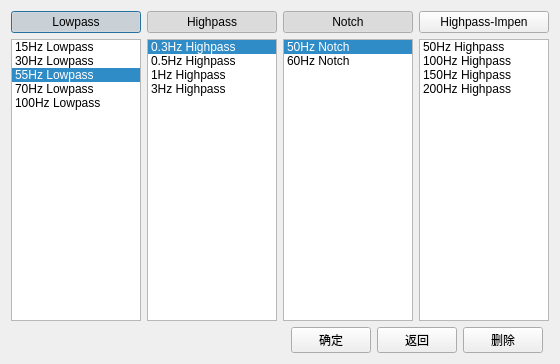
<?xml version="1.0" encoding="UTF-8"?>
<ui version="4.0">
 <class>filtermodule</class>
 <widget class="QDialog" name="filtermodule">
  <property name="geometry">
   <rect>
    <x>0</x>
    <y>0</y>
    <width>560</width>
    <height>364</height>
   </rect>
  </property>
  <property name="windowTitle">
   <string>Dialog</string>
  </property>
  <layout class="QHBoxLayout" name="horizontalLayout">
   <item>
    <layout class="QGridLayout" name="gridLayout">
     <item row="2" column="0" colspan="3">
      <layout class="QHBoxLayout" name="horizontalLayout_2">
       <item>
        <layout class="QGridLayout" name="gridLayout_5">
         <item row="0" column="0">
          <widget class="QPushButton" name="m_btn_lowpass">
           <property name="text">
            <string>Lowpass</string>
           </property>
           <property name="checkable">
            <bool>true</bool>
           </property>
           <property name="checked">
            <bool>true</bool>
           </property>
          </widget>
         </item>
         <item row="1" column="0">
          <widget class="QListWidget" name="m_listWidget_lowpass">
           <property name="currentRow">
            <number>2</number>
           </property>
           <item>
            <property name="text">
             <string>15Hz Lowpass</string>
            </property>
           </item>
           <item>
            <property name="text">
             <string>30Hz Lowpass</string>
            </property>
           </item>
           <item>
            <property name="text">
             <string>55Hz Lowpass</string>
            </property>
           </item>
           <item>
            <property name="text">
             <string>70Hz Lowpass</string>
            </property>
           </item>
           <item>
            <property name="text">
             <string>100Hz Lowpass</string>
            </property>
           </item>
          </widget>
         </item>
        </layout>
       </item>
       <item>
        <layout class="QGridLayout" name="gridLayout_7">
         <item row="1" column="0">
          <widget class="QListWidget" name="m_listWidget_highpass">
           <property name="currentRow">
            <number>0</number>
           </property>
           <item>
            <property name="text">
             <string>0.3Hz Highpass</string>
            </property>
           </item>
           <item>
            <property name="text">
             <string>0.5Hz Highpass</string>
            </property>
           </item>
           <item>
            <property name="text">
             <string>1Hz Highpass</string>
            </property>
           </item>
           <item>
            <property name="text">
             <string>3Hz Highpass</string>
            </property>
           </item>
          </widget>
         </item>
         <item row="0" column="0">
          <widget class="QPushButton" name="m_btn_highpass">
           <property name="text">
            <string>Highpass</string>
           </property>
           <property name="checkable">
            <bool>true</bool>
           </property>
           <property name="checked">
            <bool>true</bool>
           </property>
          </widget>
         </item>
        </layout>
       </item>
       <item>
        <layout class="QGridLayout" name="gridLayout_8">
         <item row="0" column="0">
          <widget class="QPushButton" name="m_btn_notch">
           <property name="text">
            <string>Notch</string>
           </property>
           <property name="checkable">
            <bool>true</bool>
           </property>
           <property name="checked">
            <bool>true</bool>
           </property>
          </widget>
         </item>
         <item row="1" column="0">
          <widget class="QListWidget" name="m_listWidget_notch">
           <property name="currentRow">
            <number>0</number>
           </property>
           <item>
            <property name="text">
             <string>50Hz Notch</string>
            </property>
           </item>
           <item>
            <property name="text">
             <string>60Hz Notch</string>
            </property>
           </item>
          </widget>
         </item>
        </layout>
       </item>
       <item>
        <layout class="QGridLayout" name="gridLayout_6">
         <item row="1" column="0">
          <widget class="QPushButton" name="m_btn_highpass_impen">
           <property name="text">
            <string>Highpass-Impen</string>
           </property>
           <property name="checkable">
            <bool>true</bool>
           </property>
          </widget>
         </item>
         <item row="2" column="0">
          <widget class="QListWidget" name="m_listWidget_highpass_impen">
           <item>
            <property name="text">
             <string>50Hz Highpass</string>
            </property>
           </item>
           <item>
            <property name="text">
             <string>100Hz Highpass</string>
            </property>
           </item>
           <item>
            <property name="text">
             <string>150Hz Highpass</string>
            </property>
           </item>
           <item>
            <property name="text">
             <string>200Hz Highpass</string>
            </property>
           </item>
          </widget>
         </item>
        </layout>
       </item>
      </layout>
     </item>
     <item row="3" column="1">
      <layout class="QHBoxLayout" name="horizontalLayout_3">
       <item>
        <spacer name="horizontalSpacer">
         <property name="orientation">
          <enum>Qt::Horizontal</enum>
         </property>
         <property name="sizeHint" stdset="0">
          <size>
           <width>40</width>
           <height>20</height>
          </size>
         </property>
        </spacer>
       </item>
       <item>
        <widget class="QPushButton" name="m_btn_sure">
         <property name="text">
          <string>确定</string>
         </property>
        </widget>
       </item>
       <item>
        <widget class="QPushButton" name="m_btn_return">
         <property name="text">
          <string>返回</string>
         </property>
        </widget>
       </item>
       <item>
        <widget class="QPushButton" name="m_btn_deletemodule">
         <property name="text">
          <string>删除</string>
         </property>
        </widget>
       </item>
      </layout>
     </item>
    </layout>
   </item>
  </layout>
 </widget>
 <resources/>
 <connections/>
</ui>
